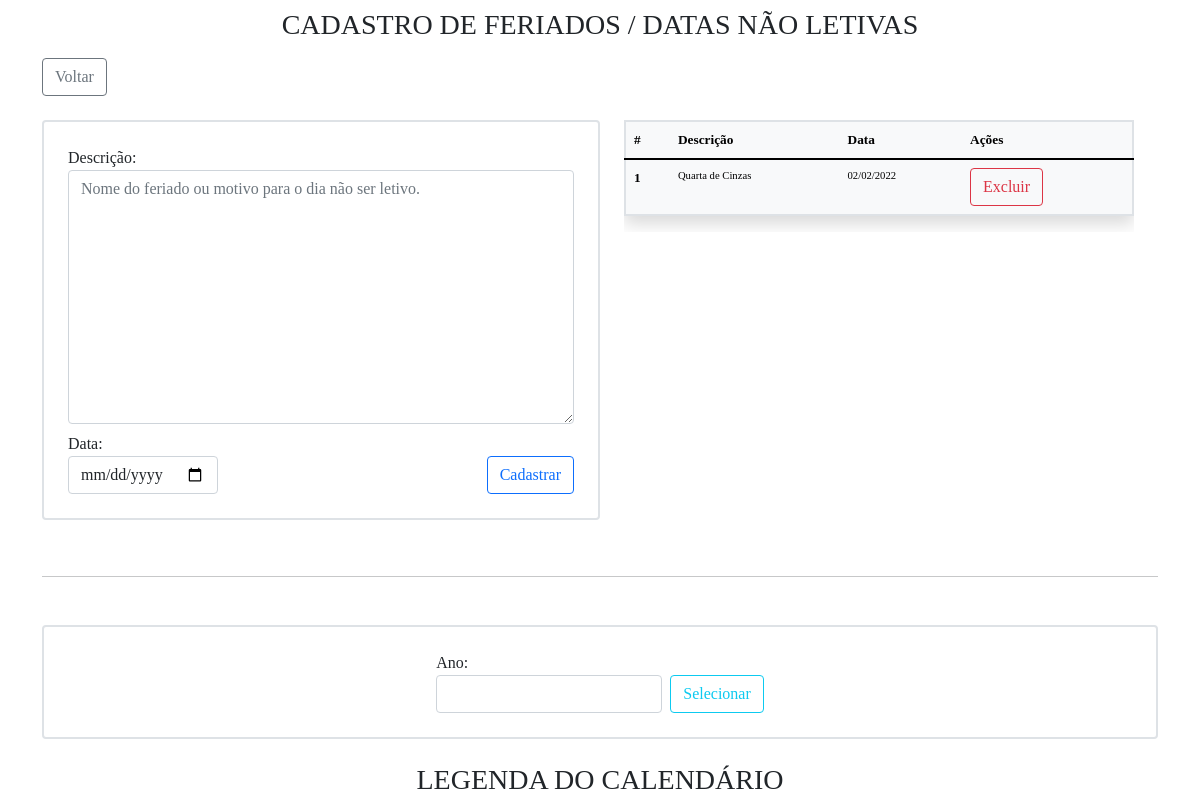
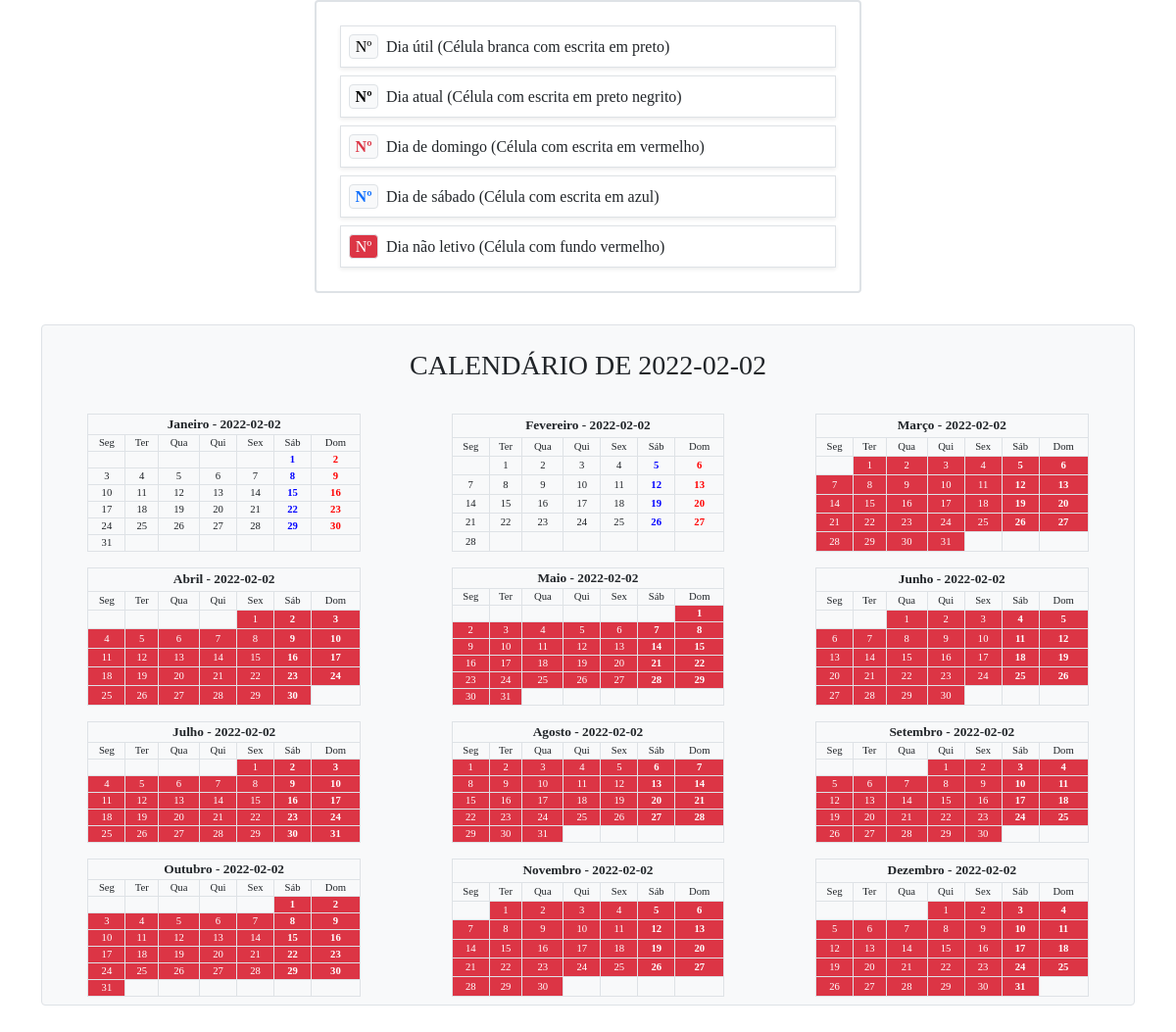
The page /datas.php?date=2022-02-02 on the database its author committed (2 pictures, top to bottom).
### tables this page shows
CREATE TABLE `feriados` (
  `id` bigint(20) NOT NULL,
  `description_date` text DEFAULT NULL,
  `holidayDate` date NOT NULL
);

### models/feriados.php (called while the page is built, shortened)
<?php
function connection()
{
    $dbtype = 'mysql';
    $dbname = 'sg_estagio';
    $host = 'localhost';
    $user = 'root';
    $password = '';
    try {
        $connection = new PDO("$dbtype:dbname=$dbname;host=$host", "$user", "$password");
    } catch (PDOException $erro) {
        echo "Erro de conexão ao banco de dados! <br><br>" . $erro->getMessage();
        die();
    }
    return $connection;
}
function allHolidays($ano = null)
{
    $connection = connection();
    $ano = $ano ?? date('Y');
    $feriados = $connection->query("SELECT * FROM feriados WHERE holidayDate LIKE '%$ano%' ORDER BY holidayDate DESC");
    $feriados = $feriados ? $feriados->fetchAll(PDO::FETCH_ASSOC) : [];
    return $feriados;
}
function getHolidays($ano = null)
{
    $connection = connection();
    $feriados = $connection->query("SELECT holidayDate FROM feriados WHERE holidayDate LIKE '%$ano%' ORDER BY holidayDate DESC");
    $feriados = $feriados ? $feriados->fetchAll(PDO::FETCH_ASSOC) : [];
    $holidayDays = [];
    if (!empty($feriados)) {
        foreach ($feriados as $feriado) {
            $holidayDays[] = date('d/m/Y', strtotime($feriado['holidayDate']));
        }
    }
    return $holidayDays;
}

### models/calendario.php (the view, shortened to what this page needs)
<?php
function montar_calendario($mes, $ano)
{
  $meses = array(
    1 => 'Janeiro', 2 => 'Fevereiro',
    3 => 'Março', 4 => 'Abril', 5 => 'Maio',
    6 => 'Junho', 7 => 'Julho', 8 => 'Agosto',
    9 => 'Setembro', 10 => 'Outubro', 11 => 'Novembro',
    12 => 'Dezembro'
  );
  $dias_semana = array(
    'Seg', 'Ter', 'Qua',
    'Qui', 'Sex', 'Sáb', 'Dom'
  );
  $primeiro_dia = mktime(0, 0, 0, $mes, 1, $ano);
  $dias_mes = date('t', $primeiro_dia);
  $dia_inicio = date('N', $primeiro_dia);
  $class = 'border boreder-1';
  echo '<table class="col-3 m-2 ' . $class . '">
    <tr><th colspan="7" class="text-center">' . $meses[$mes] . ' - ' .
    $ano . '</th>
    </tr>
    <tr><td class="' . $class . '" align="center">';
  echo implode('</td><td class="' . $class . '" align="center">', $dias_semana);
  echo '</td></tr>';
  if ($dia_inicio > 1) {
    for ($i = 1; $i < $dia_inicio; $i++) {
      echo '<td class="' . $class . '">&nbsp;</td>';
    }
  }
  $getHolidays = getHolidays($ano);
  for ($dia = 1; $dia <= $dias_mes; $dia++) {
    if ($dia_inicio == 7) {
      $estilo = 'color: red; font-weight: bold;';
    } elseif ($dia_inicio == 6) {
      $estilo = 'color: blue; font-weight: bold;';
    } else {
      $estilo = '';
    }
    $date_foreach = implode('-', array_reverse(explode('/', $dia . '/' . $mes . '/' . $ano)));
    $date_foreach = date("d/m/Y", strtotime($date_foreach));
    if (($dia == date("j")) && ($mes == date("n")) && ($ano == date("Y"))) {
      if (in_array($date_foreach, $getHolidays)) {
        echo '<td class="' . $class . ' bg-danger text-black fw-bold" style="' . $estilo . '" align="center"><b>' . $dia . '</b></td>';
      } else {
        echo '<td class="' . $class . ' text-black fw-bold" style="' . $estilo . '" align="center"><b>' . $dia . '</b></td>';
      }
    } else {
      if (in_array($date_foreach, $getHolidays)) {
        echo '<td class="' . $class . ' bg-danger text-white" style="' . $estilo . '" align="center">' . $dia . '</td>';
      } else {
        echo '<td class="' . $class . '" style="' . $estilo . '" align="center">' . $dia . '</td>';
      }
    }
    $dia_inicio++;
    if ($dia_inicio > 7) {
      $dia_inicio = 1;
      echo "</tr>";
      if ($dia <= $dias_mes) {
        echo '<tr>';
      }
    }
  }
  if ($dia_inicio > 1) {
    for ($i = $dia_inicio; $i < 7; $i++) {
      echo '<td class="border boreder-1">&nbsp;</td>';
    }
    echo '</tr>';
  }
  echo '</table>';
}

### datas.php (shortened to what this page needs)
<!DOCTYPE html>
<html lang="pt-br">
<head>
    <link href="https://cdn.jsdelivr.net/npm/bootstrap@5.1.3/dist/css/bootstrap.min.css" rel="stylesheet">
    <link rel="stylesheet" href="assets/css/style.css">
</head>
<body>
    <div class="container pb-3">
        <div class="col-12">
            <h3 class="title text-center my-2">CADASTRO DE FERIADOS / DATAS NÃO LETIVAS</h3>
        </div>
        <div class="d-flex justify-content-start p-0 my-3">
            <a class="btn btn-outline-secondary" href="index.php">Voltar</a>
        </div>
            <?php
            require('models/feriados.php');
            ?>
        <div class="d-flex flex-wrap justify-content-between mb-4">
                <form class="col-12 col-lg-6 d-flex flex-wrap gap-2 flex-column rounded border border-2 p-4 my-2" action="" method="post">
                    <div>
                        <label>Descrição:</label>
                        <textarea class="form-control" name="description" cols="10" rows="10" placeholder="Nome do feriado ou motivo para o dia não ser letivo."></textarea>
                    </div>
                    <div class="d-flex flex-wrap gap-2 justify-content-between align-items-end">
                        <div>
                            <label>Data:</label>
                            <input class="form-control w-auto" type="date" name="holidayDate" required>
                        </div>
                        <button class="btn btn-outline-primary" type="submit" name="cadastrar">Cadastrar</button>
                    </div>
                </form>
            <div class="col-12 col-lg-6 px-0 px-lg-4 my-2">
                <div class="overflow-auto" style="max-height: 400px;">
                    <table class="table table-light border border-2 shadow">
                        <thead>
                            <tr>
                                <th>#</th>
                                <th>Descrição</th>
                                <th>Data</th>
                                <th>Ações</th>
                            </tr>
                        </thead>
                        <tbody>
                            <?php
                            foreach (allHolidays(isset($_GET['date']) ? $_GET['date'] : date('Y')) as $key => $holiday) {
                                ?>
                                <tr>
                                    <th><?= ($key + 1) ?></th>
                                    <td><?= !empty($holiday['description_date']) ? $holiday['description_date'] : '-' ?></td>
                                    <td><?= date('d/m/Y', strtotime($holiday['holidayDate'])) ?></td>
                                    <td>
                                        <form action='' method='post'>
                                            <button class='btn btn-outline-danger' type='submit' name="excluir">Excluir</button>
                                        </form>
                                    </td>
                                </tr>
                                <?php
                            }
                            ?>
                        </tbody>
                    </table>
                </div>
            </div>
        </div>
        <hr class="my-5">
        <div class="col-12">
            <form class="col-12 d-flex flex-wrap gap-2 justify-content-center align-items-end border border-2 rounded p-4 mb-4" action="" method="get">
                <div>
                    <label>Ano:</label>
                    <input class="form-control w-auto" type="number" name="date" value="<?= $_GET['date'] ?? date('Y') ?>">
                </div>
                <button class="btn btn-outline-info" type="submit">Selecionar</button>
            </form>
            <div class="col-12">
                <h3 class="title text-center my-2">LEGENDA DO CALENDÁRIO</h3>
            </div>
            <?php
            include('components/legenda.php');
            require('models/calendario.php');
            $ano = isset($_GET['date']) ? $_GET['date'] : date('Y');
            echo '<div class="d-flex flex-wrap justify-content-around bg-light border border-1 rounded my-4">';
            echo '<h3 class="col-12 text-center my-4">CALENDÁRIO DE ' . $ano . '</h3>';
            for ($mes = 1; $mes <= 12; $mes++) {
                montar_calendario($mes, $ano);
            }
            echo '</div>';
            ?>
        </div>
    </div>
</body>
</html>

### assets/css/style.css (style rules this page uses)
* { margin: 0; padding: 0; }
body { font-family:Cambria, Cochin, Georgia, Times, 'Times New Roman', serif; }
th { font-size: 12pt; }
td { font-size: 10pt; }
@media screen and (max-width: 1400px) { th { font-size: 10pt; } }
@media screen and (max-width: 1400px) { td { font-size: 8pt; } }

### rows shown on the page
feriados: description_date "Quarta de Cinzas", holidayDate "02/02/2022", holidayDate "2022-02-02"

### other values the page prints
$ano "2022-02-02"
$meses[$mes] "Janeiro"
$meses[$mes] "Fevereiro"
$meses[$mes] "Março"
$meses[$mes] "Abril"
$meses[$mes] "Maio"
$meses[$mes] "Junho"
$meses[$mes] "Julho"
$meses[$mes] "Agosto"
$meses[$mes] "Setembro"
$meses[$mes] "Outubro"
$meses[$mes] "Novembro"
$meses[$mes] "Dezembro"
